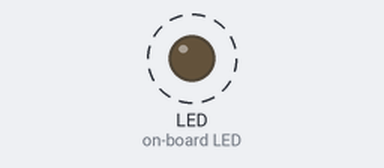
A program run on a simulated CircuitPython board. Shown: output pins drawn as LEDs (lit = HIGH). Dashed ring = blinking. What the program prints to the serial console is not drawn.

Above: at 0.2 s.
Timing chart, 0 to 3.0 s (numbered marks = the images above):
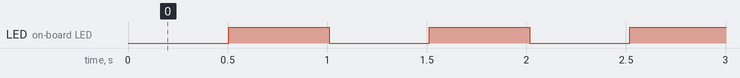

Measured:
- by itself, LED (on-board LED): alternates HIGH for 0.50 s and LOW for 0.50 s

The program:

code.py
```python
#!/usr/bin/env circuit-run
# code.py
# Main loop that blinks the onboard LED using imported settings from settings_data.py.
import board
import digitalio
import time

#file:settings.html

# Pin Definitions
PIN_LED: board.Pin = board.LED

# Default fallback settings class
class DefaultSettings:
    device_name: str = "Pico Default (Fallback)"
    blink_rate: float = 0.5
    feature_enabled: bool = True
    key_combo: str = "ctrl+a"

settings: DefaultSettings

try:
    import settings_data  # type: ignore
    settings = settings_data  # type: ignore
except ImportError:
    settings = DefaultSettings()

# Initialize LED
led: digitalio.DigitalInOut = digitalio.DigitalInOut(PIN_LED)
led.direction = digitalio.Direction.OUTPUT

print("----- Pico Configuration Started -----")
print(f"Device Name: {settings.device_name}")
print(f"Blink Rate: {settings.blink_rate}s")
print(f"Blinking Enabled: {settings.feature_enabled}")
print(f"Key Combination: {getattr(settings, 'key_combo', 'ctrl+a')}")
print("--------------------------------------")

last_blink_time: float = time.monotonic()
led_state: bool = False

while True:
    current_time: float = time.monotonic()

    # Retrieve attributes with defaults in case of incomplete custom settings
    blink_rate: float = getattr(settings, "blink_rate", 0.5)
    feature_enabled: bool = getattr(settings, "feature_enabled", True)

    if feature_enabled and blink_rate > 0:
        if current_time - last_blink_time >= blink_rate:
            led_state = not led_state
            led.value = led_state
            last_blink_time = current_time
    else:
        led.value = False

    time.sleep(0.01)
```
